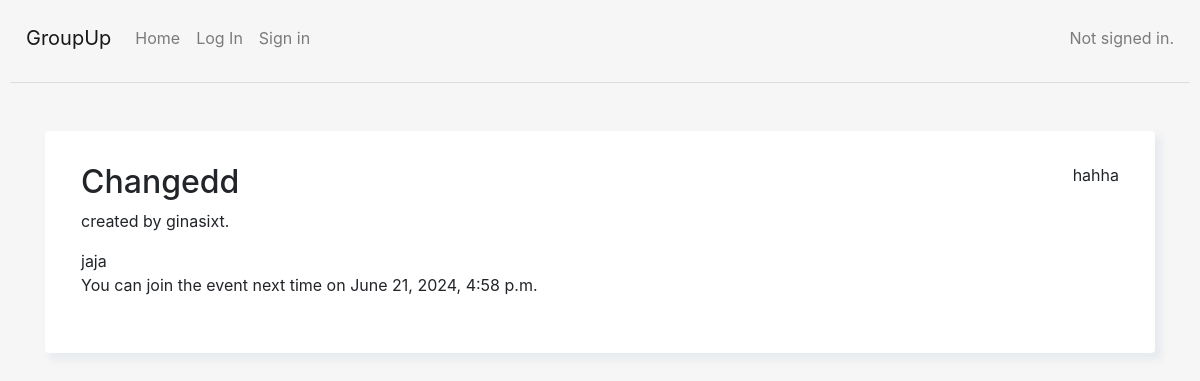
/group_detail/1/, run on an earlier commit of the app's database.
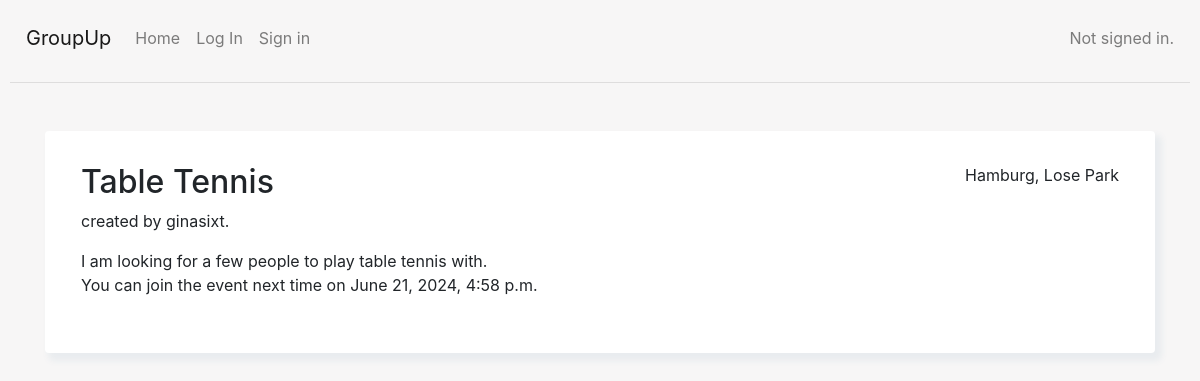
And on a later commit of the database.
### capstone/models.py (models this page shows, shortened)
class Group(models.Model):
    name = models.CharField(max_length=200)
    description = models.CharField(max_length=200)
    location = models.CharField(max_length=200)
    activity = models.ForeignKey(Activity, on_delete=models.CASCADE, default=None)
    time_and_date = models.DateTimeField(default=None)
    users = models.ManyToManyField(User)
    creator = models.ForeignKey(User, on_delete=models.CASCADE, default=None, related_name='creator')
    recurring = models.BooleanField(default=False)

### capstone/views.py (the view, shortened to what this page needs)
# urls.py: path("group_detail/<int:group_id>/", views.group_detail, name="group_detail"),
def group_detail(request, group_id):
    group = Group.objects.get(id=group_id)
    if (group.time_and_date >= timezone.now()):
        next_event_date = group.time_and_date
    else:
        next_event_date = None
    return render(request, 'capstone/group_detail.html', {'group': group, 'next_event_date': next_event_date,})

### capstone/templates/capstone/group_detail.html (shortened to what this page needs)
{% extends "capstone/layout.html" %}
{% block body %}
{% load static %}
<div class="container mt-5">
    <div class="card p-3 mt-2">
        <div class="untereBox">
        <div class="d-flex justify-content-between">
            <h2>{{ group.name }}</h2>
            <p>{{ group.location }}</p>
        </div>
        <p>created by {{ group.creator }}.</p>
        {{ group.description }}
        <br>
        {% if next_event_date is not null %}
        You can join the event next time on {{ next_event_date }}
        {% elif next_event_date is null %}
        There are no group events upcoming, the last event was on {{ group.time_and_date }}, <br/>
        wait till the creator is updating the dates or <a href="{% url 'create_group' %}">create your own group</a>.
        {% endif %}
        <br>
        <br>
        </div>
    </div>
</div>
{% endblock %}

What changed in the data, as far as the page shows it:
changed Group "ginasixt": name "Changedd" → "Table Tennis"; location "hahha" → "Hamburg, Lose Park"; description "jaja" → "I am looking for a few people to play table tennis with."
